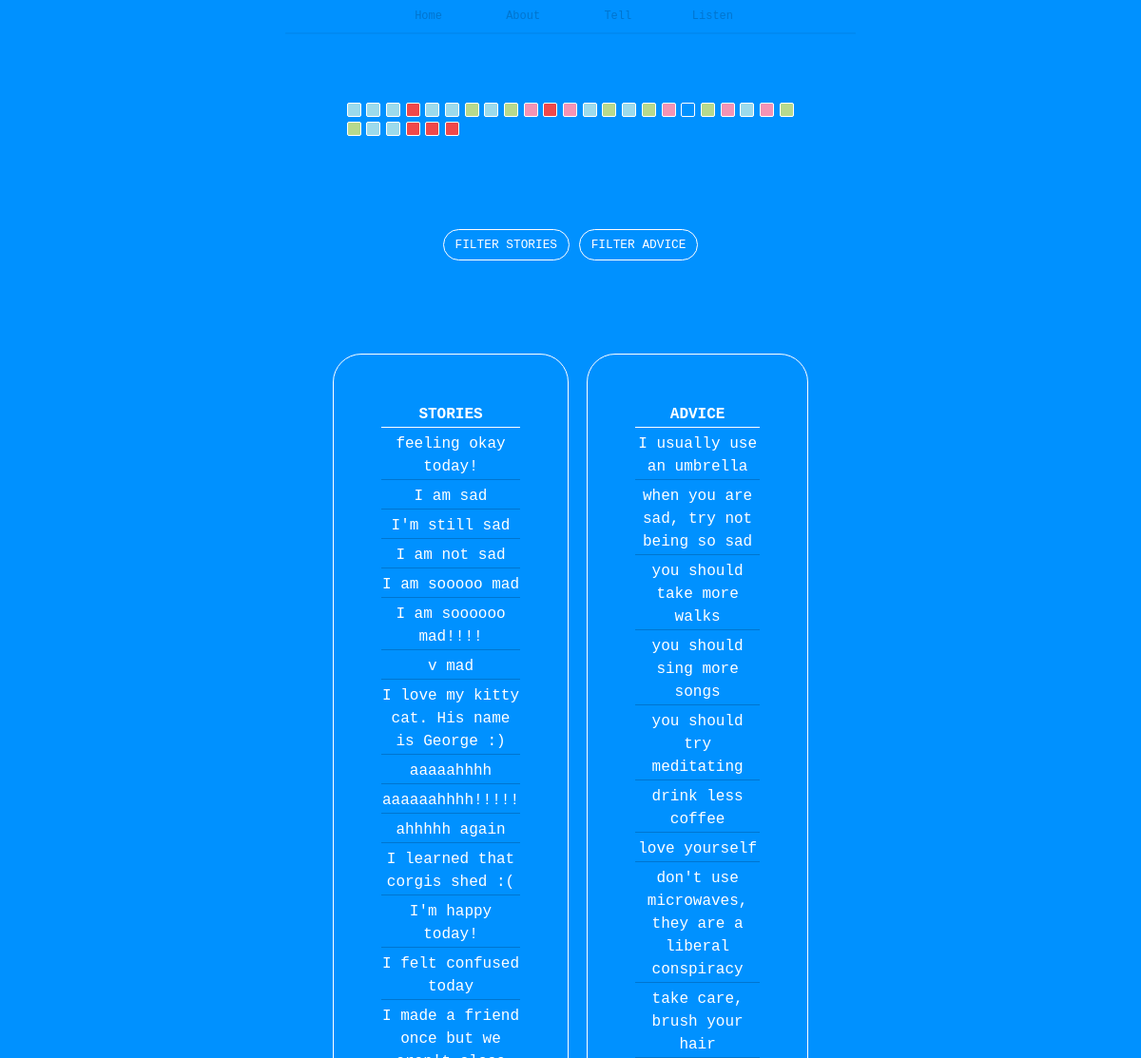
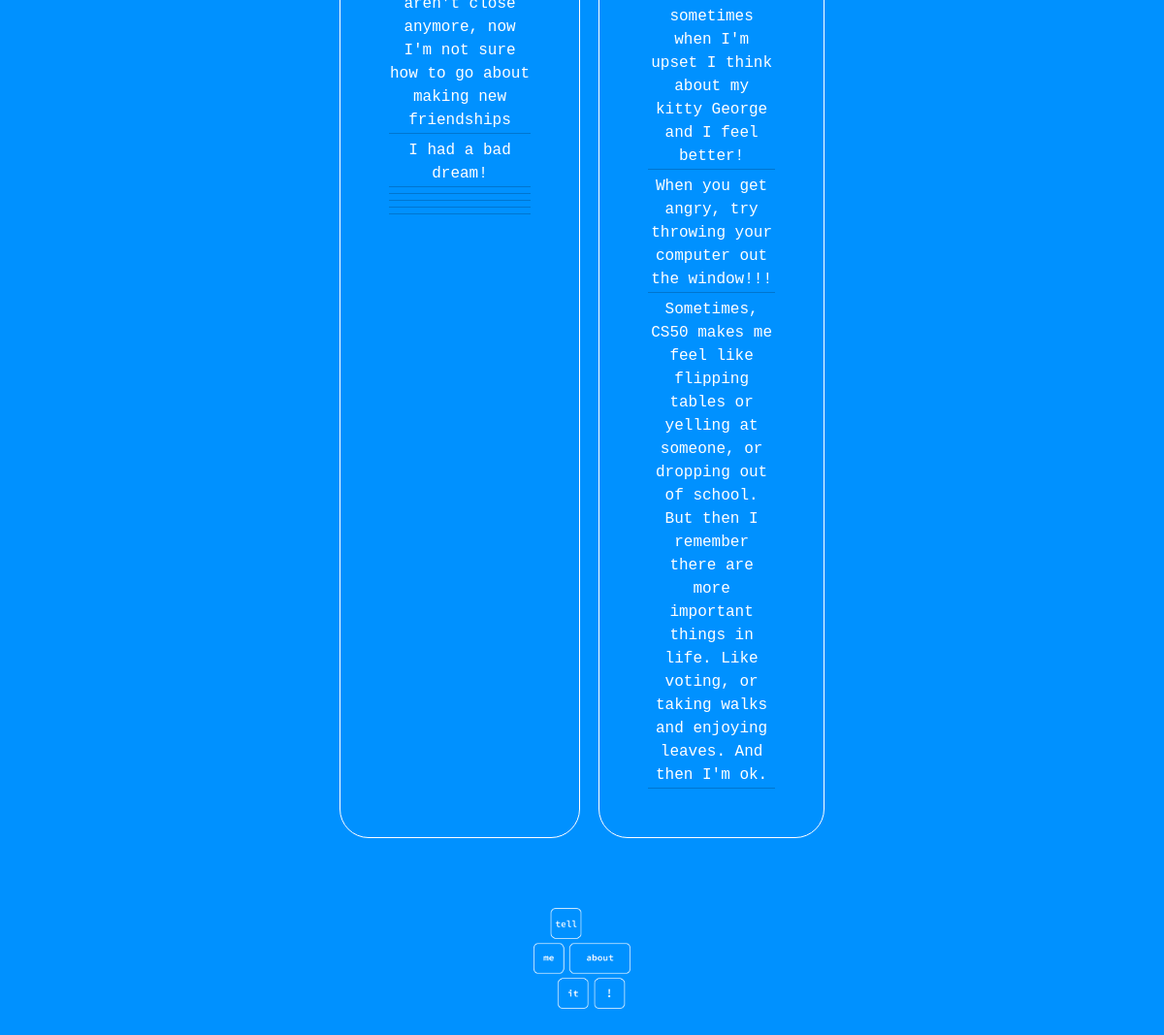
/listen, run on the app's committed database (2 pictures, top to bottom).
### tables this page shows
CREATE TABLE tags (
                post_id INTEGER,
                reply_id INTEGER,
                tag INTEGER,
                FOREIGN KEY(post_id) REFERENCES post(post_id),
                FOREIGN KEY(reply_id) REFERENCES reply(reply_id)
            );

CREATE TABLE post (
                    post_id INTEGER NOT NULL UNIQUE,
                    post_entry TEXT NOT NULL,
                    post_time DATETIME NOT NULL DEFAULT CURRENT_TIMESTAMP,
                    post_replyability text,
                    PRIMARY KEY(post_id AUTOINCREMENT)
                );

CREATE TABLE reply (
                    reply_id INTEGER NOT NULL UNIQUE,
                    post_id INTEGER,
                    reply_entry TEXT NOT NULL,
                    reply_time DATETIME NOT NULL DEFAULT CURRENT_TIMESTAMP,
                    PRIMARY KEY(reply_id AUTOINCREMENT),
                    FOREIGN KEY(post_id) REFERENCES post(post_id)
                );

### app.py (the view)
@app.route("/listen")
def listen():
    moodgraph = db.execute("SELECT * FROM tags LIMIT 100")
    stories = db.execute("SELECT * FROM post ORDER BY post_time")
    advice = db.execute("SELECT * FROM reply ORDER BY reply_time")
    return render_template("listen.html", stories=stories, advice=advice, moodgraph=moodgraph)

### templates/listen.html (shortened to what this page needs)
{% extends "layout.html" %}
{% block main %}
<div class="grid-area">
    <div class="grid center">
        {% for i in moodgraph %}
            <div class="moodbox" id="{{ i.tag }}" title="{{ i.tag }}"></div>
        {% endfor %}
    </div>
</div>
<br><br>
<div class="button_container">
    <a href="/listen_story">
        <button class="btn btn-primary" type="submit">FILTER STORIES</button>
    </a>
    <a href="/listen_advice">
        <button class="btn btn-primary" type="submit">FILTER ADVICE</button>
    </a>
</div>
<br><br>
<div class="table-wrapper center">
            <table>
                <thead>
                    <tr>
                    <th>STORIES</th>
                    </tr>
                </thead>
                <tbody>
                    {% for i in stories %}
                    <tr>
                        <td title="POSTED ON: {{ i.post_time }}">{{ i.post_entry }}</td>
                    </tr>
                    {% endfor %}
                </tbody>
            </table>
            <table>
                <thead>
                    <tr>
                    <th>ADVICE</th>
                    </tr>
                </thead>
                <tbody>
                    {% for i in advice %}
                    <tr>
                        <td title="POSTED ON: {{ i.reply_time }}">{{ i.reply_entry }}</td>
                    </tr>
                    {% endfor %}
                </tbody>
            </table>
        </div>
<br>
<br>
<br>
<img src="/static/LOGO_white.png" alt="tell me about it! logo" width="100"/>
{% endblock %}

### templates/layout.html (shortened to what this page needs)
<!DOCTYPE html>
<html lang="en">
    <head>
        <link href="https://cdn.jsdelivr.net/npm/bootstrap@5.1.3/dist/css/bootstrap.min.css" rel="stylesheet">
        <link href="/static/styles.css" rel="stylesheet">
        <div class="dropdown">
            <a href="/"><button class="dropbtn">Home</button></a>
        </div>
        <div class="dropdown">
            <a href="/about"><button class="dropbtn">About</button></a>
        </div>
        <div class="dropdown">
            <a href="/tell"><button class="dropbtn">Tell</button></a>
          </div>
          <div class="dropdown">
            <a href="/listen"><button class="dropbtn">Listen</button></a>
          </div>
          <hr class="center" style="width:600px; color:var(--darker-blue); height:2px; padding:0px; margin:auto; border:0px;">
          <br>
    </head>
    <body onload="moveCircle(e)">
        <main class="container-fluid py-5 text-center">
            {% block main %}{% endblock %}
        </main>
    </body>
</html>

### static/styles.css (style rules this page uses)
:root { --grid-box: 15px; --grid-padding: 2px; --background-color: rgb(0, 145, 255); --text-color: #ffffff; --highlight-color: rgb(0, 162, 255); --darker-blue: rgb(0, 117, 207); --content-width: 40%; --min-content-width: 250px; --table-width: 50%; }
body { text-align: center; text-decoration: none; font-family: 'andale mono', monospace; background-color: var(--background-color); }
a { text-decoration: none; }
.dropbtn { background-color: rgba(255, 255, 255, 0); color: var(--darker-blue); padding: 8px; font-size: 12px; min-width: 90px; border: none; cursor: pointer; }
.dropdown { position: relative; display: inline-block; }
*, *:after, *:before { box-sizing: border-box; }
.table-wrapper { display: flex; width: 40%; min-width: 500px; }
table { display: block; margin-left: auto; margin-right: auto; width: var(--table-width); border: 1px solid; border-radius: 30px; padding: 50px; color: var(--text-color); table-layout: fixed; }
th { text-align: center; width: calc((var(--table-width)) / 3); border-bottom: 1px solid white; }
td { padding-top: 5px; border-bottom: 1px solid var(--darker-blue); }
.center { margin-left: auto; margin-right: auto; }
.button_container { text-decoration: none; text-align: center; padding: 50px; }
.btn { text-decoration: none; font-size: 80%; font-style: bold; color: var(--text-color); background: none; border-color: #ffffff; border-radius: 20px; box-shadow: 0 0 0 0 rgba(0, 0, 0, 1); transform: scale(1); animation: pulse 2s infinite; animation-iteration-count: 3; }
.moodbox { width: var(--grid-box); height: var(--grid-box); border: 1px solid; border-radius: 2px; border-color: #ffffff; padding: var(--grid-padding); }
#anger { background-color: #F0484A; }
#confused { background-color: #B7D98D; }
#love { background-color: #F493B5; }
#sad { background-color: #9CDAEB; }
.grid-area { width: var(--content-width); min-width: 430px; max-width: 600px; margin-left: auto; margin-right: auto; }
.grid { display: grid; grid-template-columns: repeat(auto-fill, minmax(15px, 1fr)); grid-gap: 5px; }
.grid > div { display: grid; place-items: center; }
.grid > div::before { content: ""; display: block; padding-bottom: 100%; grid-area: 1/1/2/2; }

### data on the page
post: post_entry "feeling okay today!"
post: post_entry "I am sad"
post: post_entry "I'm still sad"
post: post_entry "I am not sad"
post: post_entry "I am sooooo mad"
post: post_entry "I am soooooo mad!!!!"
post: post_entry "v mad"
post: post_entry "I love my kitty cat. His name is George :)"
post: post_entry "aaaaahhhh"
post: post_entry "aaaaaahhhh!!!!!"
post: post_entry "ahhhhh again"
post: post_entry "I learned that corgis shed :("
post: post_entry "I'm happy today!"
post: post_entry "I felt confused today"
post: post_entry "I made a friend once but we aren't close anymore, now I'm not sure how to go about making new friendships"
post: post_entry "I had a bad dream!"
reply: reply_entry "I usually use an umbrella"
reply: reply_entry "when you are sad, try not being so sad"
reply: reply_entry "you should take more walks"
reply: reply_entry "you should sing more songs"
reply: reply_entry "you should try meditating"
reply: reply_entry "drink less coffee"
reply: reply_entry "love yourself"
reply: reply_entry "don't use microwaves, they are a liberal conspiracy"
reply: reply_entry "take care, brush your hair"
reply: reply_entry "sometimes when I'm upset I think about my kitty George and I feel better!"
reply: reply_entry "When you get angry, try throwing your computer out the window!!!"
reply: reply_entry "Sometimes, CS50 makes me feel like flipping tables or yelling at someone, or dropping out of school. But then I remember there are more important things in life. Like voting, or taking walks and enjoying leaves. And then I'm ok."
